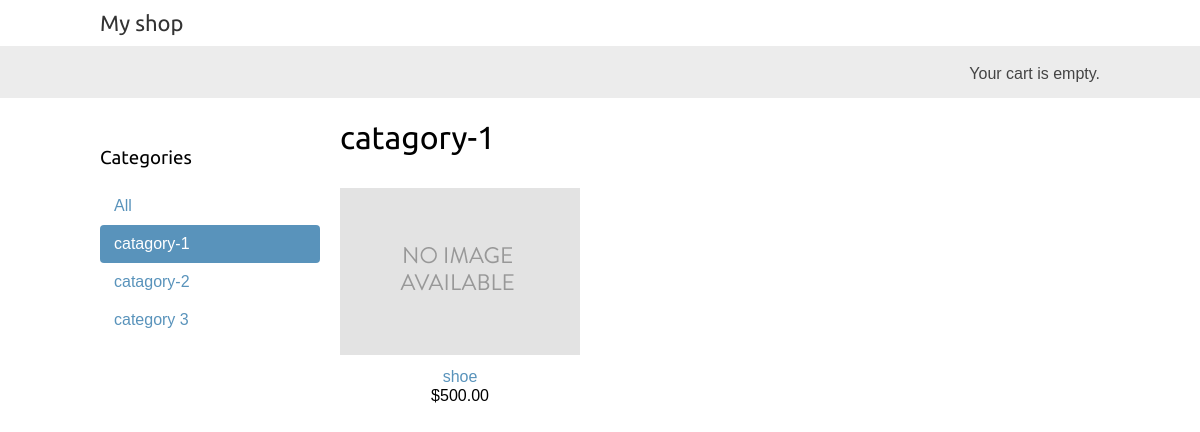
The page /catagory-1/ on the database its author committed.
### shop/models.py (models this page shows, shortened)
class Category(models.Model):
    name = models.CharField(max_length=200, db_index=True)
    slug = models.SlugField(max_length=200,unique=True)
    class Meta:
        ordering = ('name',)
        verbose_name = 'category'
        verbose_name_plural = 'categories'
    def get_absolute_url(self):
        return reverse("shop:product_list_by_category", args=[self.slug])

class Product(models.Model):
    category = models.ForeignKey(Category,related_name='products',on_delete=models.CASCADE)
    name = models.CharField(max_length=200, db_index=True)
    slug = models.SlugField(max_length=200, db_index=True)
    image = models.ImageField(upload_to='media/%y/%m/%d',blank=True)
    description = models.TextField(blank=True)
    price = models.DecimalField(max_digits=10, decimal_places=2)
    available = models.BooleanField(default=True)
    created = models.DateTimeField(auto_now_add=True)
    updated = models.DateTimeField(auto_now=True)
    class Meta:
        ordering = ('name',)
        index_together = (('id','slug'),)
    def get_absolute_url(self):
        return reverse("shop:product_detail", args=[self.id, self.slug])

### shop/views.py (the view)
# urls.py: path('',views.product_list, name='product_list'),
def product_list(request, category_slug=None):
    category = None
    categories = Category.objects.all()
    products = Product.objects.filter(available=True)
    if category_slug:
        category = get_object_or_404(Category, slug=category_slug)
        products = products.filter(category=category)
    return render(request,'list.html',
                                {'category':category,
                                'categories':categories,
                                'products':products})

### cart/cart.py (called while the page is built)
    def __len__(self):
        return sum(item['quantity'] for item in self.cart.values())

### cart/context_processors.py (called while the page is built)
def cart(request):
    return {'cart': Cart(request)}

### template/list.html
{% extends "base.html" %} {% load static %} {% block title %} {% if category %}{{ category.name }}{% else %}Products{% endif %} {% endblock %} {% block content %}
<div id="sidebar">
    <h3>Categories</h3>
    <ul>
        <li {% if not category %}class="selected" {% endif %}>
            <a href="{% url 'shop:product_list' %}">All</a>
        </li>
        {% for c in categories %}
        <li {% if category.slug == c.slug %} class="selected" {% endif %}>
            <a href="{{ c.get_absolute_url }}">{{ c.name }}</a>
        </li>
        {% endfor %}
    </ul>
</div>
<div id="main" class="product-list">
    <h1>{% if category %}{{ category.name }}{% else %}Products {% endif %}</h1>
    {% for product in products %}
    <div class="item">
        <a href="{{ product.get_absolute_url }}">
            <img src="{% if product.image %}{{ product.image.url }}{% else %}
            {% static 'img/no_image.png' %}{% endif %}">
        </a>
        <a href="{{ product.get_absolute_url }}">{{ product.name }}</a>
        <br> ${{ product.price }}
    </div>
    {% endfor %}
</div>
{% endblock %}

### static/css/base.css (style rules this page uses)
body { margin:0; padding:0; font-family:helvetica, sans-serif; }
h1, h2, h3, h4, h5 , h6 { font-family: 'Ubuntu', sans-serif; font-weight:normal; }
a { text-decoration:none; color:#5993bb; }
#sidebar { width:220px; padding:30px 20px 0 0; float:left; }
#sidebar ul { margin:0; padding:0; }
#sidebar ul li { margin:0; list-style:none; padding:10px 14px; }
#sidebar ul li a { display:block; }
#sidebar ul li.selected { background:#5993bb; border-radius:4px; }
#sidebar ul li.selected a { color:#fff; }
#main { float:left; width: 96%; margin-right:-220px; overflow:hidden; }
.product-list .item { width:25%; padding:10px 20px 10px 0; float:left; text-align:center; line-height:1.2; }
.product-list .item img { width:100%; margin-bottom:8px; }

### rows shown on the page
Category: name "catagory-1"
Category: name "catagory-2"
Category: name "category 3"
Product: image (placeholder picture), name "shoe", price "500.00"
